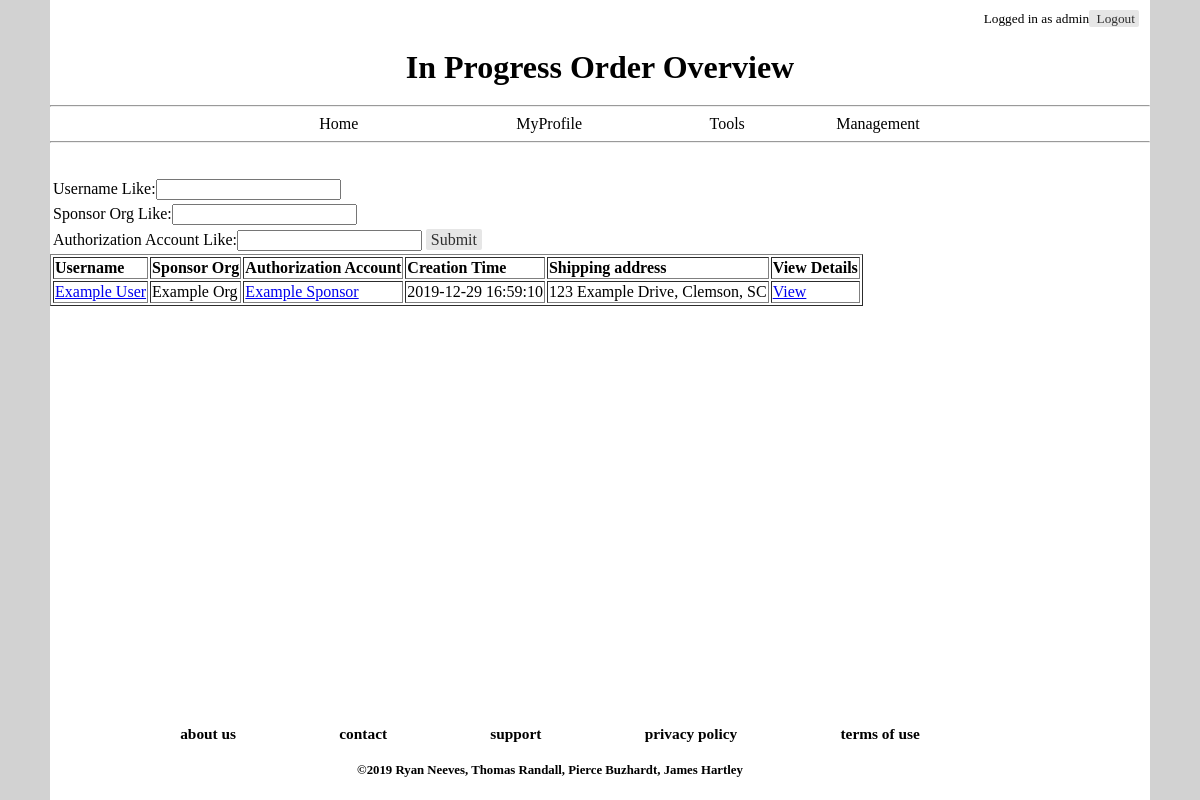
The page /pages/inprogressorderoverview.php (signed in) on the database its author committed.
### tables this page shows
CREATE TABLE IF NOT EXISTS `account` (
  `account_id` int(11) NOT NULL AUTO_INCREMENT,
  `username` varchar(30) NOT NULL,
  `email_address` varchar(100) NOT NULL,
  `shipping_address` varchar(150) NOT NULL,
  `hashed_password` varchar(255) NOT NULL,
  `role` enum('driver','sponsor','admin') NOT NULL,
  `path_to_pfp` varchar(256) DEFAULT NULL,
  `live_account` INT (1) NULL DEFAULT '1',
  PRIMARY KEY (`account_id`),
  UNIQUE KEY `username` (`username`),
  UNIQUE KEY `email_address` (`email_address`)
);

CREATE TABLE IF NOT EXISTS `order_transactions` (
  `order_id` int(11) NOT NULL AUTO_INCREMENT,
  `driver_account_id` int(11) NOT NULL,
  `auth_account_id` int(11) NOT NULL,
  `sponsor_org_id` int(11) NOT NULL,
  `shipping_address` varchar(150) NOT NULL,
  `creation_time` datetime DEFAULT NULL,
  `fulfill_time` datetime DEFAULT NULL,
  `problem` varchar(250) DEFAULT NULL,
  `complain` varchar(250) DEFAULT NULL,
  PRIMARY KEY (`order_id`),
  KEY `driver_account_id` (`driver_account_id`),
  KEY `auth_account_id` (`auth_account_id`),
  KEY `sponsor_org_id` (`sponsor_org_id`)
);

CREATE TABLE IF NOT EXISTS `sponsor_org` (
  `sponsor_org_id` int(11) NOT NULL AUTO_INCREMENT,
  `org_name` varchar(50) NOT NULL,
  `org_email_address` varchar(100) NOT NULL,
  `org_bio` varchar(500) DEFAULT NULL,
  `org_url` varchar(256) DEFAULT NULL,
  `path_to_org_logo` varchar(256) DEFAULT NULL,
  `points_to_dollars` double NOT NULL,
  `application_open` int(1) NULL DEFAULT '1',
  `live_org` int(1) NULL DEFAULT '1',
  PRIMARY KEY (`sponsor_org_id`),
  UNIQUE KEY `org_name` (`org_name`)
);

### php/config.php (called while the page is built, shortened)
<?php
  $dbhost = "driverdb.cgbvpo0s4pjx.us-east-1.rds.amazonaws.com";
  $dbuser = "DrvrRwrds_1rtc";
  $dbpass = "TenRats10";
  $database = "DriverRewards4910";
?>

### php/mysqlClass.php (called while the page is built, shortened)
<?php
class mysql_db {
  public $db_connect_id;
  function __construct($dbhost, $dbuser, $dbpass, $database) {
    $this->server = $dbhost;
    $this->user = $dbuser;
    $this->password = $dbpass;
    $this->dbname = $database;
    $this->db_connect_id = new mysqli($this->server,$this->user,$this->password,$this->dbname);
    if($this->db_connect_id->connect_error) {
      die("Connection failed: " . $this->db_connect_id->connect_error);
    }
    else { return $this->db_connect_id; }
  }
  function query($query) {
    return mysqli_query($this->db_connect_id, $query);
  }
}
include_once ("config.php");
$db = new mysql_db($dbhost, $dbuser, $dbpass, $database);
?>

### pages/inprogressorderoverview.php (the view, shortened to what this page needs)
<!DOCTYPE html>
<html>
<?php $title = 'In Progress Order Overview';
include('../php/header.php'); ?>
<main>
    <form name='search' method='POST' action='../pages/inprogressorderoverview.php'>
        <table>
            <tr>
                <td><label for='reggie'>Username Like:</label><input name='reggie'
                                                                     type='text' <?php if (isset($_POST['reggie'])) echo "value='$_POST[reggie]'"; ?>>
                <td>
            </tr>
            <tr>
                <td><label for='reggiespon'>Sponsor Org Like:</label><input name='reggiespon'
                                                                            type='text' <?php if (isset($_POST['reggiespon'])) echo "value='$_POST[reggiespon]'"; ?>>
                </td>
            </tr>
            <tr>
                <td><label for='authreggie'>Authorization Account Like:</label><input name='authreggie'
                                                                                      type='text' <?php if (isset($_POST['authreggie'])) echo "value='$_POST[authreggie]'"; ?>>
                    <input class='button' type='submit'></td>
            </tr>
        </table>
    </form>
    <table border='1px'>
        <?php
        $sql = "SELECT * FROM `order_transactions` RIGHT OUTER JOIN `account` ON `account`.`account_id` = `order_transactions`.`driver_account_id` INNER JOIN `sponsor_org` ON `order_transactions`.`sponsor_org_id` = `sponsor_org`.`sponsor_org_id`";
        if (isset($_POST['reggie']) && $_POST['reggie'] != '' && isset($_POST['reggiespon']) && $_POST['reggiespon'] != '') {
            $sql .= " WHERE `username` RLIKE '$_POST[reggie]' && `org_name` RLIKE '$_POST[reggiespon]' && `fulfill_time` IS NULL";
        } elseif (isset($_POST['reggie']) && $_POST['reggie'] != '') {
            $sql .= " WHERE `username` RLIKE '$_POST[reggie]' && `fulfill_time` IS NULL";
        } elseif (isset($_POST['reggiespon']) && $_POST['reggiespon'] != '') {
            $sql .= " WHERE `org_name` RLIKE '$_POST[reggiespon]' && `fulfill_time` IS NULL";
        } else {
            $sql .= " WHERE `fulfill_time` IS NULL";
        }
        $result = $db->query($sql);
        if (($nrows = mysqli_num_rows($result)) != 0) {
            echo "<tr><td><b>Username</b></td><td><b>Sponsor Org</b></td><td><b>Authorization Account</b></td><td><b>Creation Time</b></td><td><b>Shipping address</b></td><td><b>View Details</b></td></tr>";
            for ($i = 0; $i < $nrows; $i += 1) {
                $row = mysqli_fetch_array($result);
                $xtemp = $row['auth_account_id'];
                $query = "SELECT `username` FROM `account` WHERE `account_id` = $xtemp";
                $xrow = $db->query($query);
                $autho = mysqli_fetch_array($xrow);
                if (isset($_POST['authreggie']) && $_POST['authreggie'] != '') {
                    if (strpos(strtolower($autho['username']), strtolower($_POST['authreggie'])) !== false) {
                        echo "<tr><td><a href='../pages/viewaccount.php?viewid=" . $row['driver_account_id'] . "'>$row[username]</a></td><td>$row[org_name]</td><td><a href='../pages/viewaccount.php?viewid=" . $row['auth_account_id'] . "'>$autho[username]</a></td>
		  <td>$row[creation_time]</td><td>$row[shipping_address]</td><td><a href='../pages/order_details.php?order_id=".$row['order_id']."'>View</a></td></tr>";
                    }
                } else {
                    echo "<tr><td><a href='../pages/viewaccount.php?viewid=" . $row['driver_account_id'] . "'>$row[username]</a></td><td>$row[org_name]</td><td><a href='../pages/viewaccount.php?viewid=" . $row['auth_account_id'] . "'>$autho[username]</a></td>
		<td>$row[creation_time]</td><td>$row[shipping_address]</td><td><a href='../pages/order_details.php?order_id=".$row['order_id']."'>View</a></td></tr>";
                }
            }
        }
        ?>
    </table>
</main>
<?php include('../php/footer.php'); ?>
</html>

### php/sqlconnect.php (shortened to what this page needs)
<?php
@include_once('./mysqlClass.php');
@include_once('../php/mysqlClass.php');
if (!isset($_SESSION["user_id"])) {
} else {
    $id = $_SESSION["user_id"];
    $sql = "SELECT username,role FROM account WHERE account_id = '$id'";
    $result = $db->query($sql);
}
function displayLogin($logged_in, $login_name)
{
    if ($logged_in == true) {
        echo "Logged in as " . $login_name . "<a class='button' href='../pages/logout.php'> Logout</a>";
    } else {
        echo "<a class='button' href=\"./login.php\">Login</a>";
        echo "	<a class = 'button' href=\"./register.php\">Register</a>";
    }
}
?>

### rows shown on the page
account: role "admin"
order_transactions: driver_account.username "Example User", sponsor_org.org_name "Example Org", auth_account.username "Example Sponsor", creation_time "2019-12-29 16:59:10", driver_account.shipping_address "123 Example Drive, Clemson, SC"

### other values the page prints
$title "In Progress Order Overview"
